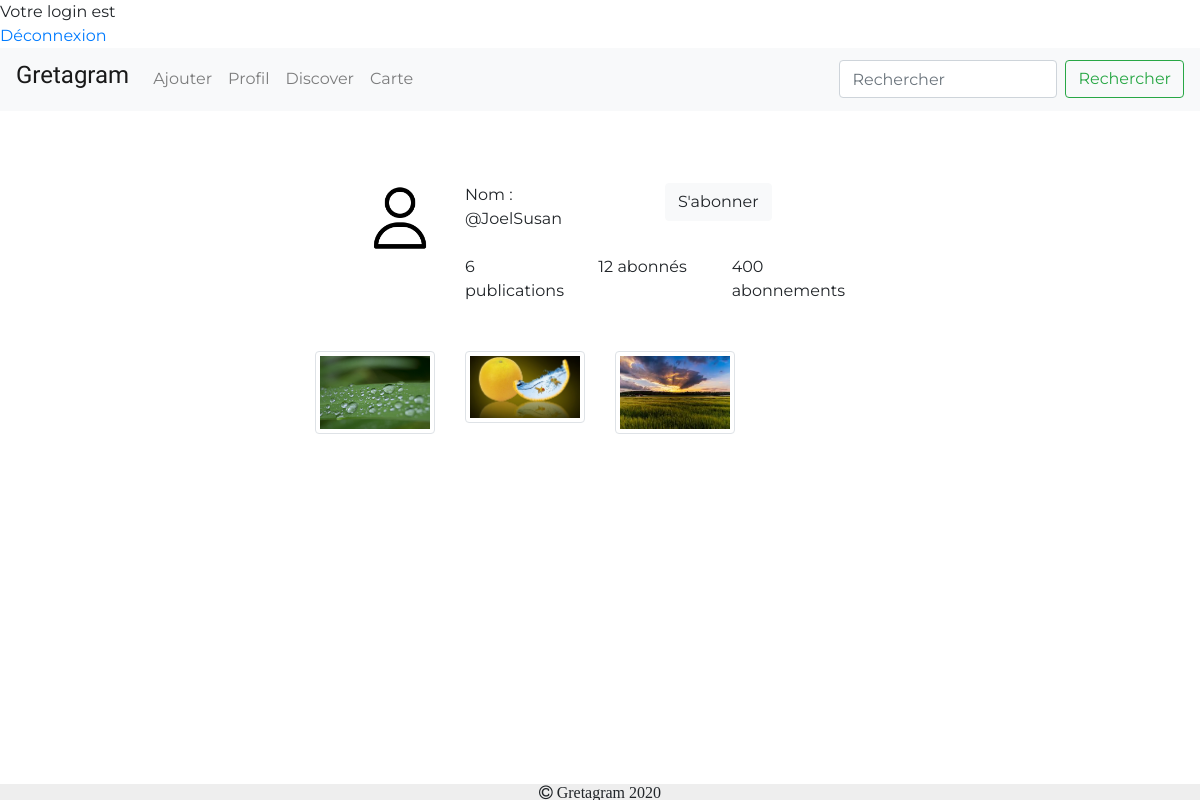
Page /Gretagram/profil.php?nom=Joel (signed in) on the committed database.
### tables this page shows
CREATE TABLE IF NOT EXISTS `personne` (
  `nomUtilisateur` varchar(100) DEFAULT NULL,
  `nom` varchar(100) DEFAULT NULL,
  `prenom` varchar(100) DEFAULT NULL,
  `dtN` date DEFAULT NULL,
  `mail` varchar(100) DEFAULT NULL,
  `mdp` varchar(100) DEFAULT NULL,
  `photoProfil` varchar(1000) DEFAULT NULL,
  UNIQUE KEY `nomUtilisateur` (`nomUtilisateur`)
);

CREATE TABLE IF NOT EXISTS `publication` (
  `id` int(11) NOT NULL AUTO_INCREMENT,
  `nblike` int(100) DEFAULT '0',
  `titre` varchar(100) DEFAULT NULL,
  `description` varchar(100) DEFAULT NULL,
  `user` varchar(100) NOT NULL,
  `photo` varchar(100) DEFAULT NULL,
  `datepubli` datetime NOT NULL DEFAULT CURRENT_TIMESTAMP,
  `lat` varchar(200) DEFAULT NULL,
  `longitude` varchar(100) DEFAULT NULL,
  `adrrFormated` varchar(100) NOT NULL,
  PRIMARY KEY (`id`)
);

### Gretagram/profil.php (the view, shortened to what this page needs)
<?php
if (isset($_SESSION['login']) && isset($_SESSION['mdp'])) {
	echo '<html>';
	echo '<head>';
	echo '</head>';
	echo '<body>';
    echo 'Votre login est '.$_SESSION['login'];
	echo '<br />';
	echo '<a href="deconnexion.php">Déconnexion</a>';
}
else {
    header ('location: login.php?message=erreur');
}
?>
<!DOCTYPE html>
<html>
<head>
    <link href="https://stackpath.bootstrapcdn.com/font-awesome/4.7.0/css/font-awesome.min.css" rel="stylesheet">
    <link rel="stylesheet" href="https://stackpath.bootstrapcdn.com/bootstrap/4.4.1/css/bootstrap.min.css">
    <link rel="stylesheet" href="css/style.css">
    <?php
    include("include/connect.inc.php");
    ?>
</head>
<body>
    <nav class="navbar navbar-expand-lg navbar-light bg-light">
        <a class="navbar-brand" href="index.php">
        <div class="styleLogo"><h4>Gretagram</h4></div></a>
        <div class="collapse navbar-collapse" id="navbarToggler">
            <ul class="navbar-nav mr-auto mt-2 mt-lg-0">
                <li class="nav-item">
                    <a class="nav-link" href="ajouter.php">Ajouter</a>
                </li>
                <li class="nav-item ">
                    <a class="nav-link" href="profil.php">Profil</a>
                </li>
                <li class="nav-item">
                    <a class="nav-link" href="discover.php">Discover</a>
                </li>
                <li class="nav-item">
                    <a class="nav-link" href="carte.php">Carte</a>
                </li>
            </ul>
            <form class="form-inline my-2 my-lg-0">
                <input class="form-control mr-sm-2" type="search" placeholder="Rechercher">
                <button class="btn btn-outline-success my-2 my-sm-0" type="submit">Rechercher</button>
            </form>
        </div>
    </nav>
    <br>
    <br>
    <br>
<?php
    if(!empty($_GET['nom'])){
        $nomU= $_GET['nom'];
    }
$requetePost = "Select * FROM personne where nom = '$nomU' ;";
$prequetePost = $conn->prepare($requetePost);
$prequetePost->execute();
while ($dataPost = $prequetePost->fetch()) {
    $user = $dataPost['nom'];
    $prenom = $dataPost['prenom'];
    $pp = $dataPost['photoProfil'];
    echo '
                <div class="container-fluid">
                    <div class="row">
                        <div class="col-md-3">
                        </div>
                        <div class="col-md-6">
                            <div class="row">
                                <div class="col-md-1">
                                </div>
                                <div class="col-md-2">
                                 <img src='.$pp.' alt="pp" class="responsive" visibility:hidden>
                                </div>
                                <div class="col-md-8">
                                    <div class="row">
                                        <div class="col-md-3">
                                            Nom : @'.$user. $prenom .'
                                        </div>
                                        <div class="col-md-3">
                                        </div>
                                        <div class="col-md-3">
                                            <button type="button" class="btn btn-light">S'."'".'abonner</button>
                                        </div>
                                    </div>
                                    <br>
                                    <div class="row">
                                        <div class="col-md-4">
                                            6 publications
                                        </div>
                                        <div class="col-md-4">
                                            12 abonnés
                                        </div>
                                        <div class="col-md-4">
                                            400 abonnements
                                        </div>
                                    </div>
                                </div>
                                <div class="col-md-1">
                                </div>
                            </div>
                            <br>
                            <br>
';
echo '<div class="row"> ';
}
                        $requetePost2 = "Select * FROM publication where user = '$nomU' order by datepubli DESC;";
                        $prequetePost2 = $conn->prepare($requetePost2);
                        $prequetePost2->execute();
                        while ($dataPost2 = $prequetePost2->fetch()) {
                            $photo = $dataPost2['photo'];
                    echo '
                    <div class=" col-md-3 thumbnail">
                    <a href="post.php?post='.$photo.'"><img src="'.$photo.'" alt="Nature" style="height:100% weight:50%" class=" imgStyle img-thumbnail align-middle"></a>
                    </div>
     '; }
     echo'
                        </div>
                        <br>
                        <br>
                    </div>
                    <div class="col-md-3">
                    </div>
                </div>
            </div>
';
    ?>
    <br>
    <footer class="containe-fluid footer">
        <i class="fa fa-copyright"> Gretagram 2020</i>
    </footer>
</body>
</html>

### Gretagram/css/style.css (style rules this page uses)
body, html { padding: 0; margin: 0; }
body { font-family: 'Montserrat', sans-serif; }
.footer { position: fixed; left: 0; bottom: 0; width: 100%; background-color: #EEEEEE; text-align: center; }
.responsive { width: 100%; height: auto; }
.styleLogo { font-family: 'Oleo Script', cursive; }

### rows in the picture
personne: photoProfil (picture), nom "Joel", prenom "Susan"
publication: photo (picture)
publication: photo (picture)
publication: photo (picture)
